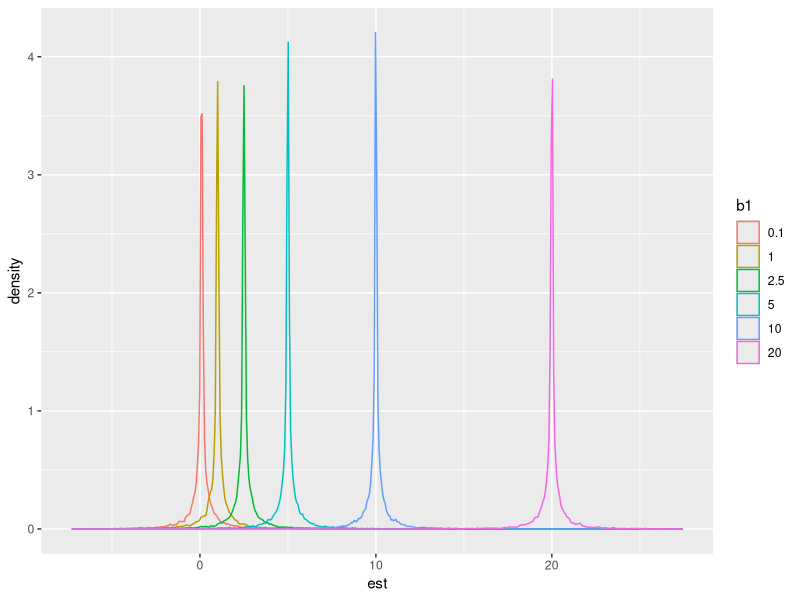
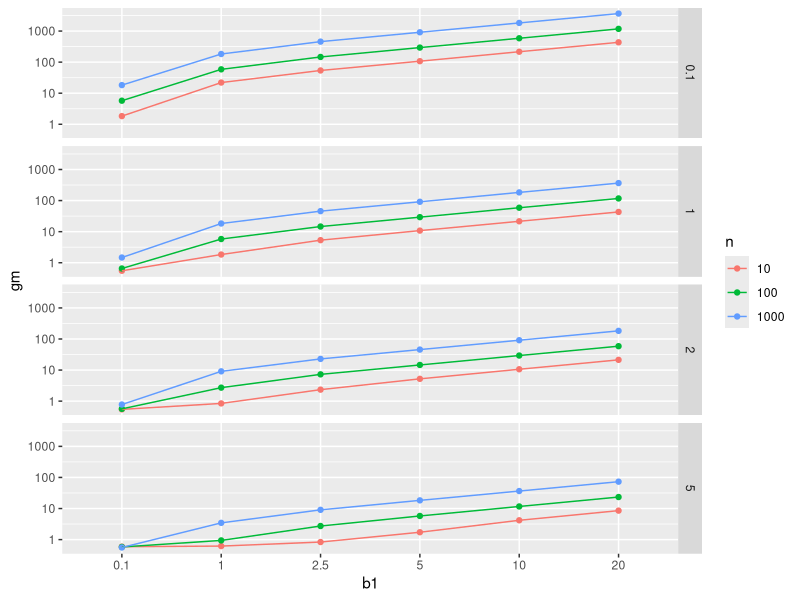

These figures' R source, in order:
library(tidyverse)


# QUESTION 1


# This is the function we will use to geneterate a data frame for x and y values
gen.df <- function(n = 100, b0 = 2, b1 = 3, sd.err = 1)  {
  predictor <- seq(-1, 1, length.out = n)
  response <- b0 + b1 * predictor + rnorm(n, mean = 0, sd = sd.err)
  return(data.frame(response = response, predictor = predictor))
}

# We then need a dataframe conatining the various values of the parameters we wish to apply to our function
n.times <- 1000
rep <- 1:n.times
n <- c(10, 100, 1000)
b1 <- c(0.1, 1, 2.5, 5, 10, 20)
sd.err <- c(0.1, 1, 2, 5)
test.df <- expand.grid(n.times = n.times, rep = rep, n = n, b1 = b1, sd.err = sd.err)

# First creates an empty matrix the length of test.df
# Then, applies the parameter values within test.df to the function gen.df
# Creates tmp.df, a dataframe of x and y values calculated using the various paraemter values
# Next, it summarizes tmp.df fit to a linear model and finds the summary of coefficient values throughout the model, adds est column in test.df
# Also summarizes t values for x and yvales for a linear model into a column called tval
for (i in 1:length(test.df$rep)) {
  tmp.df <- 
    gen.df(n = test.df$n[i], 
           b0 = 2, 
           b1 = test.df$b1[i], 
           sd.err = test.df$sd.err[i])
  tmp.lm <- lm(response ~ predictor, data = tmp.df)
  test.df$est[i] <- summary(tmp.lm)$coefficients["predictor", "Estimate"]
  test.df$tval[i] <- summary(tmp.lm)$coefficients["predictor", "t value"]
}

# Turns values to factors in test.df
test.df$b1 <- factor(test.df$b1)
test.df$n <- factor(test.df$n)
test.df$sd.err <- factor(test.df$sd.err)

# Creates a density graph of coefficient estimates for test.df
p <- ggplot(data = test.df, aes(est, group = b1, col = b1))
p + geom_density()

# Graph of how t-values are affected by the parameters
test.sum <- 
  group_by(test.df, n, sd.err, b1) %>%
  summarise(gm = exp(mean(log(abs(tval)))))

p <- ggplot(data = test.sum, aes(b1, gm, col = n, group = n))
p + geom_point() + geom_line() + facet_grid(sd.err ~ .) + scale_y_log10()
